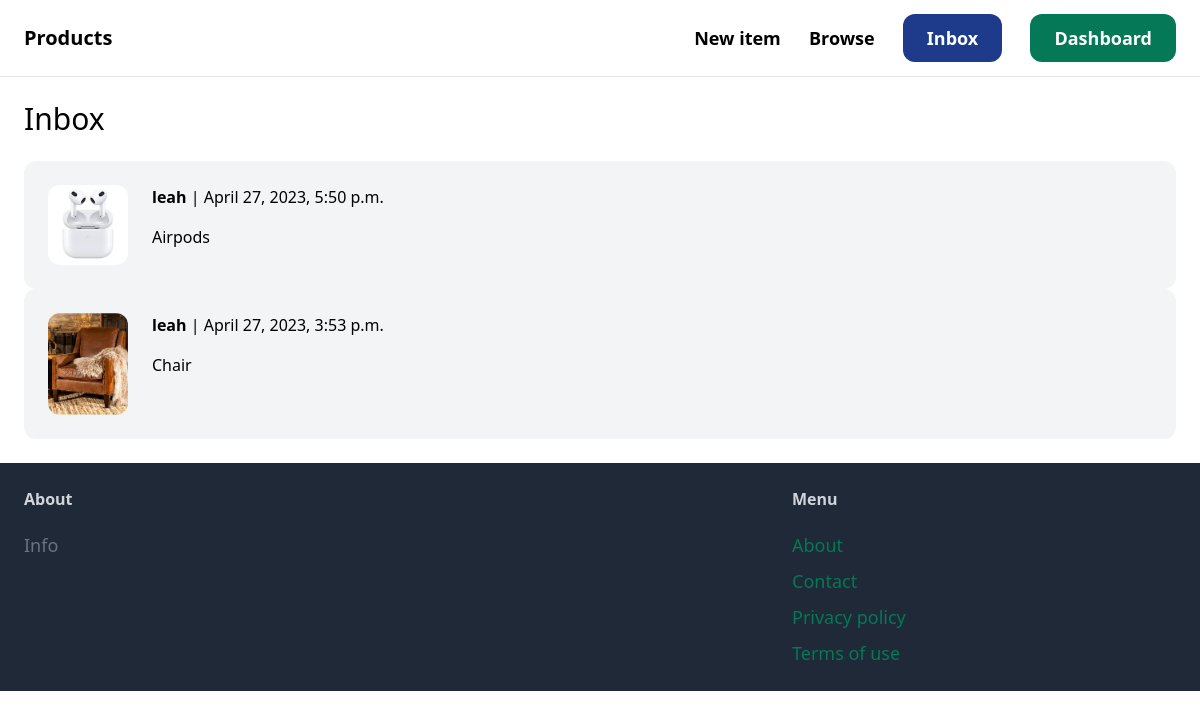
The page /inbox/ (signed in) on the database its author committed.
### conversation/models.py (models this page shows)
class Conversation(models.Model):
    item = models.ForeignKey(Item, related_name='conversations', on_delete=models.CASCADE)
    members = models.ManyToManyField(User, related_name='conversations')
    created_at = models.DateTimeField(auto_now_add=True)
    modified_at = models.DateTimeField(auto_now=True)
    class Meta:
        ordering = ('-modified_at',)

### item/models.py (models this page shows, shortened)
class Item(models.Model):
    category = models.ForeignKey(Category, related_name='items', on_delete=models.CASCADE)
    name = models.CharField(max_length=255)
    description = models.TextField(blank=True, null=True)
    price = models.FloatField()
    image = models.ImageField(upload_to='item_images', blank=True, null=True)
    is_sold = models.BooleanField(default=False)
    created_by = models.ForeignKey(User, related_name='items', on_delete=models.CASCADE)
    created_at = models.DateTimeField(auto_now_add=True)

### conversation/views.py (the view)
# urls.py: path('', views.inbox, name='inbox'),
@login_required
def inbox(request):
    conversations = Conversation.objects.filter(members__in=[request.user.id])
    return render(request, 'conversation/inbox.html', {
        'conversations': conversations
    })

### conversation/templates/conversation/inbox.html (shortened to what this page needs)
{% extends 'products/base.html' %}
{% block content %}
<h1 class="mb-6 text-3xl">Inbox</h1>
<div class="space-y-6">
    {% for conversation in conversations %}
        <a href="{% url 'conversation:detail' conversation.id %}">
            <div class="p-6 flex bg-gray-100 rounded-xl">
                <div class="pr-6">
                    <img src="{{ conversation.item.image.url }}" class="w-20 rounded-xl">
                </div>
                <div>
                    {% for member in conversation.members.all %}
                        {% if member != request.user %}
                            <p class="mb-4"><strong>{{ member.username }}</strong> | {{ conversation.modified_at }}</p>
                            <p>{{ conversation.item.name }}</p>
                        {% endif %}
                    {% endfor %}
                </div>
            </div>
        </a>
    {% endfor %}
</div>
{% endblock %}

### rows shown on the page
Conversation: item.image (picture), modified_at "April 27, 2023, 5:50 p.m.", item.name "Airpods"
Conversation: item.image (picture), modified_at "April 27, 2023, 3:53 p.m.", item.name "Chair"

### other values the page prints
{{ member.username }} "leah"
